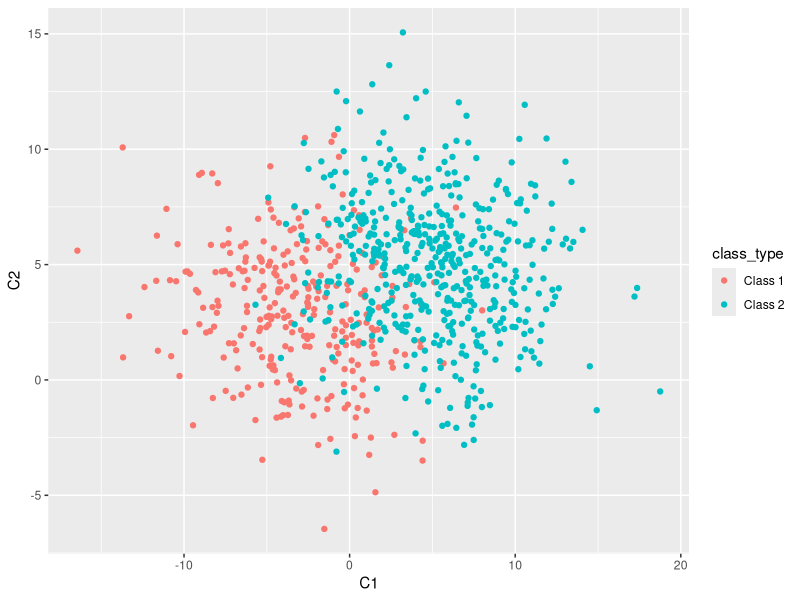
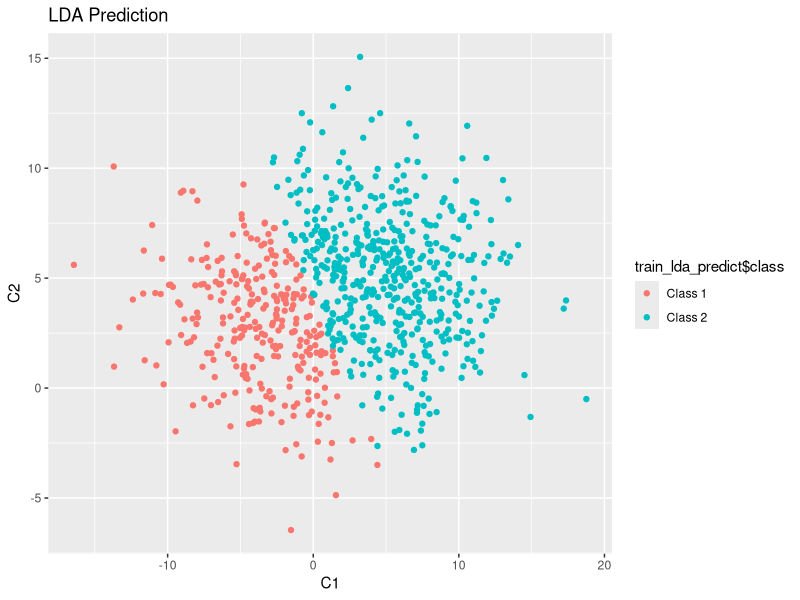
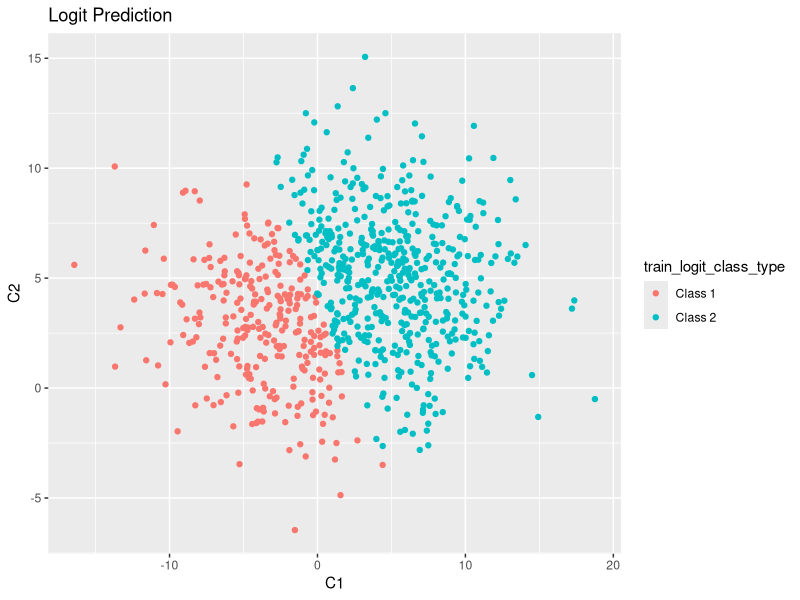
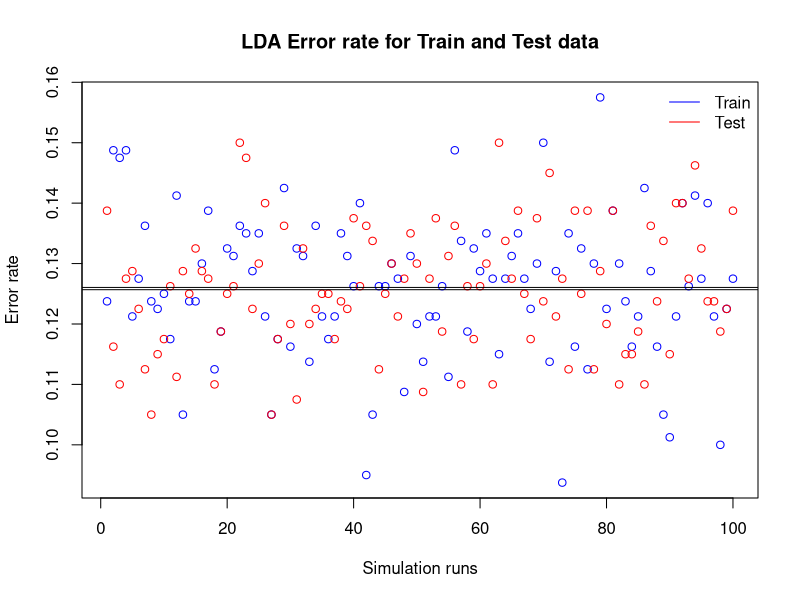
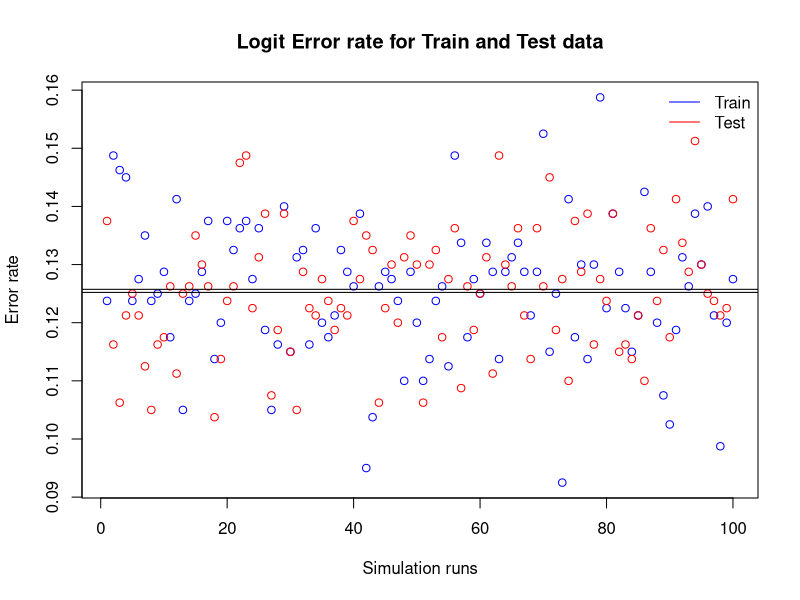

Recreate these plots in R, in order.
# 1. Exercise
# 1.1 Load packages
library("mvtnorm")
library("MASS")
library("ggplot2")

# CONSTANTS
class1_name <- "Class 1"
class2_name <- "Class 2"
class1_mu <- c(-3, 3)
class2_mu <- c(5, 5)
class1_n <- 300
class2_n <- 500
sigma_cap <- rbind(c(16, -2), c(-2, 9))

generate_data_lda <- function(class1_n, class2_n, class1_mu, class2_mu, sigma_cap) {
    class_type <- factor(c(rep(class1_name, class1_n), rep(class2_name, class2_n)))

    class1_x <- mvrnorm(class1_n, class1_mu, sigma_cap) # nolint
    class2_x <- mvrnorm(class2_n, class2_mu, sigma_cap) # nolint
    together <- rbind(class1_x, class2_x)

    data <- data.frame(class_type, "C1" = together[, 1], "C2" = together[, 2])

    return(data)
}

train_data <- generate_data_lda(class1_n, class2_n, class1_mu, class2_mu, sigma_cap)

plot1 <- ggplot(train_data, aes(C1, C2, color = class_type)) +
    geom_point()

plot1

# 1. b) LDA
train_lda <- lda(class_type ~ C1 + C2, data = train_data)

# Why do we use train_data, e.g. original again?
train_lda_predict <- predict(train_lda, newdata = train_data)
head(train_lda_predict$class, 10)
head(train_lda_predict$posterior, 10)
head(train_lda_predict$x, 10)

plot2 <- ggplot(train_data, aes(C1, C2, color = train_lda_predict$class)) +
    geom_point() +
    ggtitle("LDA Prediction")
plot2

# Logistic regression
get_class_logit <- function(prediction, class1_name, class2_name) {
    factor(ifelse(prediction > 0.5, class2_name, class1_name))
}

train_logit <- glm(class_type ~ C1 + C2, data = train_data, family = "binomial")
train_logit_predict <- predict(train_logit, newdata = train_data, type = "response")
train_logit_class_type <- get_class_logit(train_logit_predict, class1_name, class2_name)

plot3 <- ggplot(train_data, aes(C1, C2, color = train_logit_class_type)) +
    geom_point() +
    ggtitle("Logit Prediction")
plot3

# 1.c
get_average_prediction_error <- function(actual, predicted) {
    mean(actual != predicted)
}

train_lda_error <- get_average_prediction_error(train_data$class_type, train_lda_predict$class)
train_logit_error <- get_average_prediction_error(train_data$class, train_logit_class_type)

# Generate test data, predict and calculate error
test_data <- generate_data_lda(class1_n, class2_n, class1_mu, class2_mu, sigma_cap)

test_lda_predict <- predict(train_lda, newdata = test_data)
test_logit_predict <- predict(train_logit, newdata = test_data, type = "response")
test_logit_predict_class_type <- get_class_logit(test_logit_predict, class1_name, class2_name)

test_lda_error <- get_average_prediction_error(test_data$class_type, test_lda_predict$class)
test_logit_error <- get_average_prediction_error(test_data$class_type, test_logit_predict_class_type)

# 1.d) What other performance dimension could you analyze?

# 2.a) Simulation study
simulation_runs <- 100
train_lda_error_container <- rep(NA, simulation_runs)
train_logit_error_container <- rep(NA, simulation_runs)
test_lda_error_container <- rep(NA, simulation_runs)
test_logit_error_container <- rep(NA, simulation_runs)

for(i in 1:simulation_runs){
    train_data <- generate_data_lda(class1_n, class2_n, class1_mu, class2_mu, sigma_cap)
    test_data <- generate_data_lda(class1_n, class2_n, class1_mu, class2_mu, sigma_cap)
    
    # Estimate lda + logit for train data
    train_lda <- lda(class_type ~ C1 + C2, data = train_data)
    train_lda_predict <- predict(train_lda, newdata = train_data)

    train_logit <- glm(class_type ~ C1 + C2, data = train_data, family = "binomial")
    train_logit_predict <- predict(train_logit, newdata = train_data, type = "response")
    train_logit_predict_class_type <- get_class_logit(train_logit_predict, class1_name, class2_name)
    print(length(train_data))
    # Calculate errors
    train_lda_error_container[i] <- get_average_prediction_error(train_data$class_type, train_lda_predict$class)
    train_logit_error_container[i] <- get_average_prediction_error(train_data$class_type, train_logit_predict_class_type)
    print(length(train_lda_error_container))
    # Estimate lda + logit for test data
    test_lda_predict <- predict(train_lda, newdata = test_data)
    test_logit_predict <- predict(train_logit, newdata = test_data, type = "response")
    test_logit_predict_class_type <- get_class_logit(test_logit_predict, class1_name, class2_name)

    # Calculate errors
    test_lda_error_container[i] <- get_average_prediction_error(test_data$class_type, test_lda_predict$class)
    test_logit_error_container[i] <- get_average_prediction_error(test_data$class_type, test_logit_predict_class_type)
}

# Plot LDA errors
plot(
    1:simulation_runs,
    train_lda_error_container,
    xlab = "Simulation runs",
    ylab = "Error rate",
    main = "LDA Error rate for Train and Test data",
    col = "blue",
    pch = 21
   )
points(test_lda_error_container, col = "red")
abline(h = mean(train_lda_error_container))
abline(h = mean(test_lda_error_container))
legend(
    x = "topright",
    bty = "n",
    legend = c("Train", "Test"), lty = c(1, 1), col = c("blue", "red"))


# Plot Logit errors
plot(
    1:simulation_runs,
    train_logit_error_container,
    xlab = "Simulation runs",
    ylab = "Error rate",
    main = "Logit Error rate for Train and Test data",
    col = "blue",
    pch = 21
   )
points(test_logit_error_container, col = "red")
abline(h = mean(train_logit_error_container))
abline(h = mean(test_logit_error_container))
legend(
    x = "topright",
    bty = "n",
    legend = c("Train", "Test"), lty = c(1, 1), col = c("blue", "red"))

# 2.b) Attempt to worsen the relative performance of LDA by allowing the covariance matrices to differ